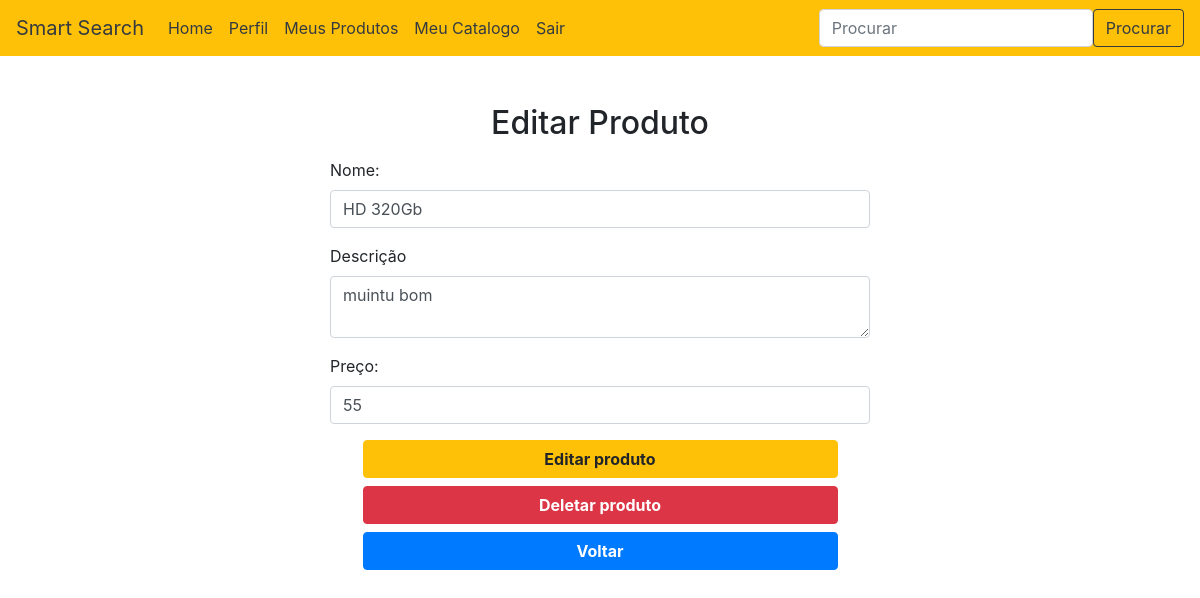
Page /produtos/editar-produto.php?p=3 (signed in) on the committed database.
### tables this page shows
CREATE TABLE produto (
    cd_produto INTEGER PRIMARY KEY,
    nm_produto VARCHAR(50),
    vl_produto DECIMAL,
    ds_produto VARCHAR(100),
    fk_loja_produto INTEGER,
CONSTRAINT FK_loja_produto
    FOREIGN KEY (fk_loja_produto)
    REFERENCES loja (cd_cnpj)
);

### produtos/editar-produto.php (the view, shortened to what this page needs)
<?php
try {
  require $_SERVER['DOCUMENT_ROOT'] . '/php/cliente.php';
    $select = "select * from produto p join loja l on l.cd_cnpj = p.fk_loja_produto join usuario u on u.cd_usuario = l.fk_usuario_loja where u.cd_usuario = ? and cd_produto = ?;";
    $cmd = $conexao->prepare($select);
    $cmd->bindParam(1, $_SESSION['id']);
    $cmd->bindParam(2, $_GET['p']);
    $cmd->execute();
    $v = $cmd->fetch();
} catch (Exception $e) {
  echo $e->getMessage();
}
?>
<!DOCTYPE html>
<html lang="pt-br">
<head>
	<?php include '../php/links-head.php'; ?>
</head>
<body>
	<?php include '../php/nav-bar.php'; ?>
  <div class="container mt-5">
    <h2 class="text-center mb-3">Editar Produto</h2>
    <form class="row justify-content-center" method="POST">
      <div class="form-group col-md-6">
        <label>Nome:</label>
        <input type="text" class="form-control" name="nome_produto" value="<?=$v['nm_produto']?>" required="">
      </div>
      <div class="form-group col-md-6">
        <label>Descrição</label>
        <textarea class="form-control" name="descricao_prod" maxlength="100" required=""><?=$v['ds_produto']?></textarea>
      </div>
      <div class="form-group col-md-6">
        <label>Preço:</label>
        <input type="number" class="form-control" name="preco_produto" id="preco_produto" step="any" value="<?=$v['vl_produto']?>" required="">
      </div>
       <button type="submit" class="btn btn-warning col-5 mb-2 font-weight-bold" name="submit" value="edit">Editar produto</button>
       <button type="submit" class="btn btn-danger col-5 mb-2 font-weight-bold" name="submit" value="delete">Deletar produto</button>
      <a href="index.php" class="btn btn-primary col-5 mb-5 font-weight-bold">Voltar</a>
  </div>
</body>
</html>

### rows in the picture
produto: nome_produto "HD 320Gb", descricao_prod "muintu bom", preco_produto "55"
